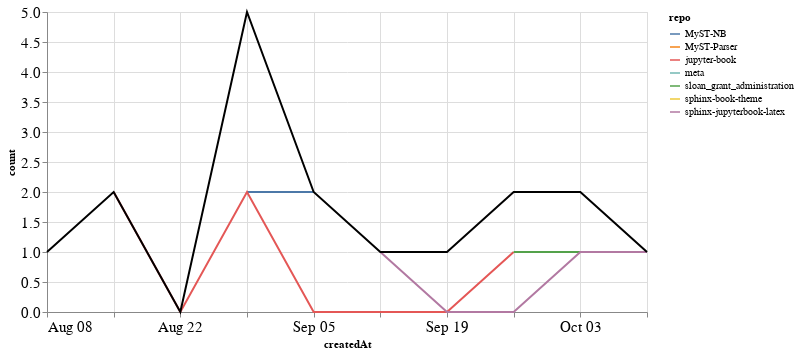

The cell this chart's notebook holds for it:
### Markdown cell above
### PRs

### Code cell
prs_time = prs.groupby('repo').resample('W', on='createdAt').count()['author'].reset_index()
prs_time = prs_time.rename(columns={'author': 'count'})
prs_time_total = prs_time.groupby('createdAt').agg({"count": "sum"}).reset_index()

ch1 = alt.Chart(prs_time, width=600).mark_line().encode(
    x='createdAt',
    y='count',
    color='repo',
    tooltip="repo"
)

ch2 = alt.Chart(prs_time_total, width=600).mark_line(color="black").encode(
    x='createdAt',
    y='count',
)

ch1 + ch2

### Figure 1 — Vega-Lite specification as saved in the notebook (floating-point values rounded to 4 significant figures)
{"config": {"axisLeft": {"labelFontSize": 15}, "axisBottom": {"labelFontSize": 15}}, "layer": [{"data": {"name": "data-47c79f91ac7ef90ddb55250596efbec4"}, "mark": "line", "encoding": {"color": {"type": "nominal", "field": "repo"}, "tooltip": {"type": "nominal", "field": "repo"}, "x": {"type": "temporal", "field": "createdAt"}, "y": {"type": "quantitative", "field": "count"}}, "width": 600}, {"data": {"name": "data-b209a610dac6398919dca5412e8b11f3"}, "mark": {"type": "line", "color": "black"}, "encoding": {"x": {"type": "temporal", "field": "createdAt"}, "y": {"type": "quantitative", "field": "count"}}, "width": 600}], "$schema": "https://vega.github.io/schema/vega-lite/v4.8.1.json", "datasets": {"data-47c79f91ac7ef90ddb55250596efbec4": [{"repo": "MyST-NB", "createdAt": "2021-08-29T00:00:00", "count": 2}, {"repo": "MyST-NB", "createdAt": "2021-09-05T00:00:00", "count": 2}, {"repo": "MyST-Parser", "createdAt": "2021-08-29T00:00:00", "count": 1}, {"repo": "jupyter-book", "createdAt": "2021-08-15T00:00:00", "count": 2}, {"repo": "jupyter-book", "createdAt": "2021-08-22T00:00:00", "count": 0}, {"repo": "jupyter-book", "createdAt": "2021-08-29T00:00:00", "count": 2}, {"repo": "jupyter-book", "createdAt": "2021-09-05T00:00:00", "count": 0}, {"repo": "jupyter-book", "createdAt": "2021-09-12T00:00:00", "count": 0}, {"repo": "jupyter-book", "createdAt": "2021-09-19T00:00:00", "count": 0}, {"repo": "jupyter-book", "createdAt": "2021-09-26T00:00:00", "count": 1}, {"repo": "meta", "createdAt": "2021-08-08T00:00:00", "count": 1}, {"repo": "sloan_grant_administration", "createdAt": "2021-09-26T00:00:00", "count": 1}, {"repo": "sloan_grant_administration", "createdAt": "2021-10-03T00:00:00", "count": 1}, {"repo": "sphinx-book-theme", "createdAt": "2021-09-19T00:00:00", "count": 1}, {"repo": "sphinx-jupyterbook-latex", "createdAt": "2021-09-12T00:00:00", "count": 1}, {"repo": "sphinx-jupyterbook-latex", "createdAt": "2021-09-19T00:00:00", "count": 0}, {"repo": "sphinx-jupyterbook-latex", "createdAt": "2021-09-26T00:00:00", "count": 0}, {"repo": "sphinx-jupyterbook-latex", "createdAt": "2021-10-03T00:00:00", "count": 1}, {"repo": "sphinx-jupyterbook-latex", "createdAt": "2021-10-10T00:00:00", "count": 1}], "data-b209a610dac6398919dca5412e8b11f3": [{"createdAt": "2021-08-08T00:00:00", "count": 1}, {"createdAt": "2021-08-15T00:00:00", "count": 2}, {"createdAt": "2021-08-22T00:00:00", "count": 0}, {"createdAt": "2021-08-29T00:00:00", "count": 5}, {"createdAt": "2021-09-05T00:00:00", "count": 2}, {"createdAt": "2021-09-12T00:00:00", "count": 1}, {"createdAt": "2021-09-19T00:00:00", "count": 1}, {"createdAt": "2021-09-26T00:00:00", "count": 2}, {"createdAt": "2021-10-03T00:00:00", "count": 2}, {"createdAt": "2021-10-10T00:00:00", "count": 1}]}}
